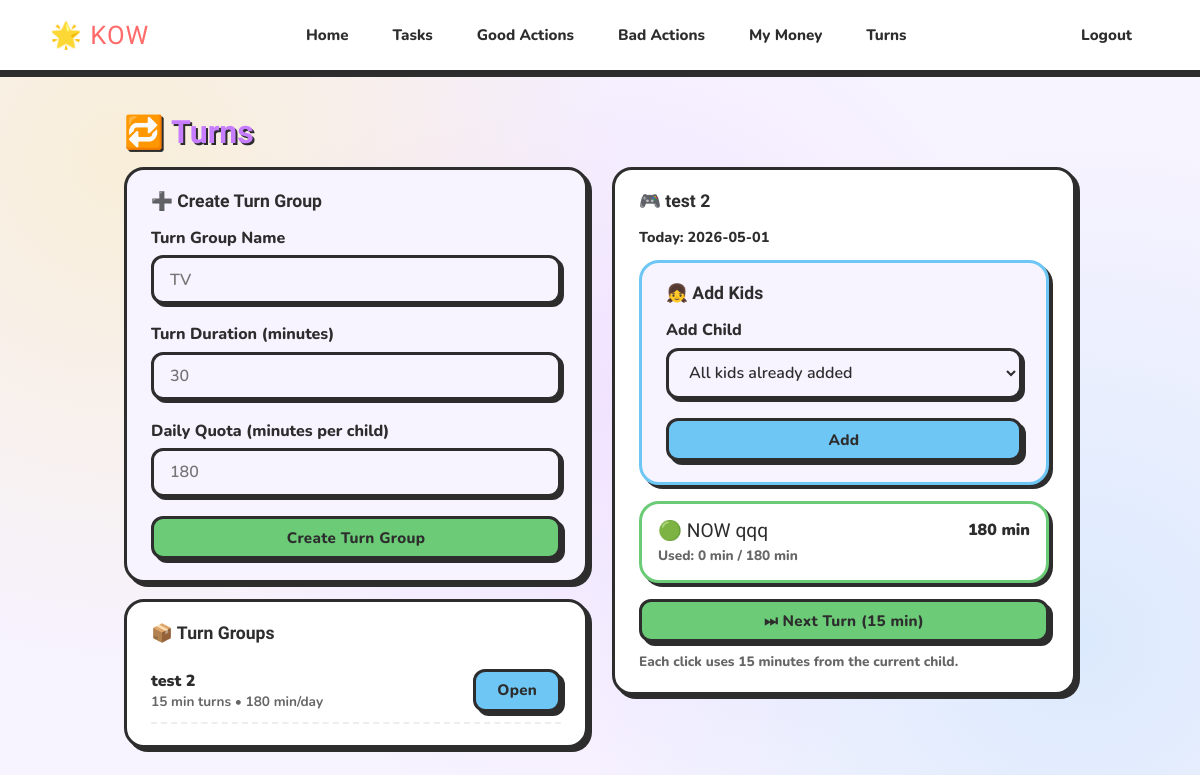
Screenshot of /turns?group_id=1 (signed in) with the database file from the repository.
### app/models.py (models this page shows, shortened)
class TurnGroup(db.Model):
    __tablename__ = 'turn_group'
    id = db.Column(db.Integer, primary_key=True)
    parent_id = db.Column(db.Integer, db.ForeignKey('user.id'), nullable=False)
    name = db.Column(db.String(80), nullable=False)
    turn_duration_min = db.Column(db.Integer, nullable=False, default=30)
    daily_quota_min = db.Column(db.Integer, nullable=False, default=180)
    created_at = db.Column(db.DateTime, nullable=False, default=datetime.utcnow)
    members = db.relationship('TurnGroupMember', backref='group', lazy=True,
                              cascade='all, delete-orphan')

class User(db.Model, UserMixin):
    __tablename__ = 'user'
    id = db.Column(db.Integer, primary_key=True)
    username = db.Column(db.String(20), unique=True, nullable=False)
    email = db.Column(db.String(120), unique=True, nullable=False)
    image_file = db.Column(db.String(20), nullable=False, default='default.jpg')
    password = db.Column(db.String(60), nullable=False)
    role = db.Column(db.String(10), nullable=False, default='child')  # 'parent' or 'child'
    parent_id = db.Column(db.Integer, db.ForeignKey('user.id'), nullable=True)
    points = db.Column(db.Integer, nullable=False, default=0)
    crosses = db.Column(db.Integer, nullable=False, default=0)
    tasks = db.relationship('Task', backref='user', lazy=True)

### app/routes.py (the view, shortened to what this page needs)
@app.route("/turns", methods=["GET", "POST"])
@login_required
def turns():
    if current_user.role != 'parent':
        flash('Parents only page.', 'danger')
        return redirect(url_for('home'))
    day = _turn_day_key()
    group_form = TurnGroupForm()
    groups = TurnGroup.query.filter_by(parent_id=current_user.id).order_by(TurnGroup.created_at.desc()).all()
    selected_group_id = request.args.get('group_id', type=int)
    selected_group = None
    add_member_form = None
    queue_data = None
    if selected_group_id:
        selected_group = TurnGroup.query.filter_by(id=selected_group_id, parent_id=current_user.id).first()
    if selected_group:
        add_member_form = TurnAddMemberForm()
        kids = User.query.filter_by(parent_id=current_user.id, role='child').order_by(User.username.asc()).all()
        existing = set(m.child_id for m in TurnGroupMember.query.filter_by(group_id=selected_group.id).all())
        choices = [(k.id, k.username) for k in kids if k.id not in existing]
        if not choices:
            choices = [(0, 'All kids already added')]
        add_member_form.child_id.choices = choices
        queue_data = _queue_for_group(selected_group, day)
    return render_template(
        'turns.html',
        groups=groups,
        selected_group=selected_group,
        group_form=group_form,
        add_member_form=add_member_form,
        queue_data=queue_data,
        day=day,
    )

### app/forms.py
class TurnGroupForm(FlaskForm):
    name = StringField('Turn Group Name', validators=[DataRequired(), Length(max=80)])
    turn_duration_min = IntegerField('Turn Duration (minutes)', validators=[DataRequired(), NumberRange(min=1, max=180)])
    daily_quota_min = IntegerField('Daily Quota (minutes per child)', validators=[DataRequired(), NumberRange(min=1, max=24*60)])
    submit = SubmitField('Create Turn Group')

class TurnAddMemberForm(FlaskForm):
    child_id = SelectField('Add Child', coerce=int, validators=[DataRequired()])
    submit = SubmitField('Add')

### app/models.py (called while the page is built)
@login_manager.user_loader
def load_user(user_id):
    return User.query.get(int(user_id))

### app/routes.py (called while the page is built, shortened)
def _turn_day_key():
    return date_type.today()

def _get_group_members(group: TurnGroup):
    members = (TurnGroupMember.query
               .filter_by(group_id=group.id)
               .order_by(TurnGroupMember.position.asc(), TurnGroupMember.id.asc())
               .all())
    return members

def _get_or_init_turn_state(group: TurnGroup, day: date_type):
    state = TurnDayState.query.filter_by(group_id=group.id, day=day).first()
    members = _get_group_members(group)
    return state

def _get_usage_minutes(group_id: int, child_id: int, day: date_type) -> int:
    usage = TurnDailyUsage.query.filter_by(group_id=group_id, child_id=child_id, day=day).first()
    return usage.used_min if usage else 0

def _eligible_member_ids(group: TurnGroup, day: date_type):
    members = _get_group_members(group)
    eligible = []
    for m in members:
        used = _get_usage_minutes(group.id, m.child_id, day)
        if used < group.daily_quota_min:
            eligible.append(m.child_id)
    return eligible

### app/templates/turns.html (shortened to what this page needs)
<!DOCTYPE html>
<html lang="en">
<head>
  <link rel="stylesheet" href="{{ url_for('static', filename='kids.css') }}">
</head>
<body>
  <header class="site-header">
    <nav>
      <a class="navbar-brand" href="{{ url_for('home') }}">🌟 KOW</a>
      <div class="navbar-nav mr-auto">
        <a class="nav-item" href="{{ url_for('home') }}">Home</a>
        <a class="nav-item" href="{{ url_for('taskList') }}">Tasks</a>
        <a class="nav-item" href="{{ url_for('goodactions') }}">Good Actions</a>
        <a class="nav-item" href="{{ url_for('badactions') }}">Bad Actions</a>
        <a class="nav-item" href="{{ url_for('money') }}">My Money</a>
        <a class="nav-item" href="{{ url_for('turns') }}">Turns</a>
      </div>
      <div class="navbar-nav">
        <a class="nav-item nav-link" href="{{ url_for('logout') }}">Logout</a>
      </div>
    </nav>
  </header>
  <main role="main" class="container">
    <h2>🔁 Turns</h2>
    <div class="two-col-layout">
      <div>
        <div class="section-card form-card">
          <h3 class="section-title">➕ Create Turn Group</h3>
          <form method="POST" action="{{ url_for('turns') }}">
            <div class="form-group">
              {{ group_form.name.label(class="form-control-label") }}
              {{ group_form.name(class="form-control", placeholder="TV", maxlength="80") }}
            </div>
            <div class="form-group">
              {{ group_form.turn_duration_min.label(class="form-control-label") }}
              {{ group_form.turn_duration_min(class="form-control", placeholder="30") }}
            </div>
            <div class="form-group">
              {{ group_form.daily_quota_min.label(class="form-control-label") }}
              {{ group_form.daily_quota_min(class="form-control", placeholder="180") }}
            </div>
            {{ group_form.submit(class="btn btn-success btn-block") }}
          </form>
        </div>
        <div class="section-card" style="margin-top:1rem;">
          <h3 class="section-title">📦 Turn Groups</h3>
          {% if groups %}
            {% for g in groups %}
              <div style="display:flex; justify-content:space-between; align-items:center; padding:0.6rem 0; border-bottom:2px dashed #eee;">
                <div>
                  <div style="font-weight:900;">{{ g.name }}</div>
                  <div style="font-size:0.85rem; font-weight:700; color:#666;">{{ g.turn_duration_min }} min turns • {{ g.daily_quota_min }} min/day</div>
                </div>
                <a class="btn btn-primary" href="{{ url_for('turns', group_id=g.id) }}">Open</a>
              </div>
            {% endfor %}
          {% else %}
            <p class="empty-msg">No turn groups yet.</p>
          {% endif %}
        </div>
      </div>
      <div>
        {% if selected_group %}
          <div class="section-card">
            <h3 class="section-title">🎮 {{ selected_group.name }}</h3>
            <div style="font-size:0.9rem; font-weight:800; margin-bottom:0.8rem;">
              Today: {{ day.strftime('%Y-%m-%d') }}
            </div>
            <div class="section-card form-card" style="margin-bottom:1rem; border-color: var(--sky);">
              <h3 class="section-title">👧 Add Kids</h3>
              <form method="POST" action="{{ url_for('turns_add_member', group_id=selected_group.id) }}">
                <div class="form-group">
                  {{ add_member_form.child_id.label(class="form-control-label") }}
                  {{ add_member_form.child_id(class="form-control") }}
                </div>
                {{ add_member_form.submit(class="btn btn-primary btn-block") }}
              </form>
            </div>
            {% if queue_data and queue_data.queue %}
              {% set now_id = queue_data.now.id if queue_data.now else None %}
              {% set next_id = queue_data.next.id if queue_data.next else None %}
              <div style="display:grid; gap:0.8rem;">
                {% for item in queue_data.queue %}
                  {% set c = item.child %}
                  {% set is_now = (c.id == now_id) %}
                  {% set is_next = (c.id == next_id) %}
                  <div class="turn-card" style="border-color: {{ 'var(--grass)' if is_now else ('var(--sun)' if is_next else 'var(--ink)') }};">
                    <div style="display:flex; justify-content:space-between; align-items:center;">
                      <div style="font-family:'Fredoka One', cursive; font-size:1.2rem;">
                        {% if is_now %}🟢 NOW{% elif is_next %}🟡 NEXT{% else %}⚪{% endif %}
                        {{ c.username }}
                      </div>
                      <div style="font-weight:900;">
                        {{ item.remaining_min }} min
                      </div>
                    </div>
                    <div style="font-size:0.85rem; font-weight:800; color:#666; margin-top:0.3rem;">
                      Used: {{ item.used_min }} min / {{ selected_group.daily_quota_min }} min
                    </div>
                  </div>
                {% endfor %}
              </div>
              <form method="POST" action="{{ url_for('turns_next', group_id=selected_group.id) }}" style="margin-top:1rem;">
                <button class="btn btn-success btn-block" type="submit">⏭ Next Turn ({{ selected_group.turn_duration_min }} min)</button>
              </form>
              <div style="margin-top:0.6rem; font-size:0.85rem; font-weight:800; color:#666;">
                Each click uses {{ selected_group.turn_duration_min }} minutes from the current child.
              </div>
            {% else %}
              <p class="empty-msg">Add kids to start the queue.</p>
            {% endif %}
          </div>
        {% else %}
          <div class="section-card">
            <h3 class="section-title">⬅ Pick a Group</h3>
            <p class="empty-msg">Create a group (TV, PlayStation, Front Seat), then open it.</p>
          </div>
        {% endif %}
      </div>
    </div>
  </main>
</body>
</html>

### app/static/kids.css (style rules this page uses)
:root { --sky: #6EC6F5; --sun: #FFD93D; --grass: #6BCB77; --coral: #FF6B6B; --lavender: #C77DFF; --peach: #FFB347; --mint: #A8EDEA; --cloud: #FFFFFF; --ink: #2D2D2D; --soft: #F7F3FF; --shadow: 4px 4px 0px #2D2D2D; --shadow-lg: 6px 6px 0px #2D2D2D; --border: 3px solid #2D2D2D; --radius: 20px; --radius-sm: 12px; }
* { box-sizing: border-box; margin: 0; padding: 0; }
body { font-family: 'Nunito', sans-serif; background-color: var(--soft); background-image: radial-gradient(circle at 10% 20%, #FFD93D33 0%, transparent 40%), radial-gradient(circle at 90% 80%, #6EC6F533 0%, transparent 40%), radial-gradient(circle at 50% 50%, #C77DFF22 0%, transparent 60%); color: var(--ink); min-height: 100vh; }
.site-header { background: var(--cloud); border-bottom: var(--border); box-shadow: 0 4px 0 #2D2D2D; padding: 0 2rem; position: sticky; top: 0; z-index: 100; }
.site-header nav { display: flex; align-items: center; justify-content: space-between; max-width: 1100px; margin: 0 auto; height: 70px; }
.navbar-brand { font-family: 'Fredoka One', cursive; font-size: 1.6rem; color: var(--coral); text-decoration: none; letter-spacing: 1px; }
.navbar-nav { display: flex; align-items: center; gap: 0.5rem; }
.nav-item, .nav-link { font-family: 'Nunito', sans-serif; font-weight: 800; font-size: 0.95rem; text-decoration: none; color: var(--ink); padding: 0.4rem 1rem; border-radius: var(--radius-sm); border: 2.5px solid transparent; transition: all 0.15s ease; }
.container { max-width: 1000px; margin: 2.5rem auto; padding: 0 1.5rem; }
h2 { font-family: 'Fredoka One', cursive; font-size: 2rem; color: var(--lavender); text-shadow: 2px 2px 0 var(--ink); margin-bottom: 1rem; }
.btn { display: inline-block; font-family: 'Nunito', sans-serif; font-weight: 800; font-size: 0.95rem; padding: 0.55rem 1.3rem; border-radius: var(--radius-sm); border: var(--border); cursor: pointer; text-decoration: none; box-shadow: var(--shadow); transition: all 0.12s ease; letter-spacing: 0.3px; }
.btn-primary { background: var(--sky); color: var(--ink); }
.btn-success { background: var(--grass); color: var(--ink); }
.btn-block { display: block; width: 100%; text-align: center; }
.form-group { margin-bottom: 1.2rem; }
.form-control-label { display: block; font-weight: 800; margin-bottom: 0.4rem; color: var(--ink); }
.form-control { width: 100%; padding: 0.65rem 1rem; border: var(--border); border-radius: var(--radius-sm); font-family: 'Nunito', sans-serif; font-size: 1rem; font-weight: 600; background: var(--soft); color: var(--ink); box-shadow: 3px 3px 0 #2D2D2D; outline: none; transition: box-shadow 0.15s ease; }
.turn-card { background: var(--cloud); border: var(--border); border-radius: var(--radius); padding: 0.9rem 1rem; box-shadow: var(--shadow); }
.two-col-layout { display: grid; grid-template-columns: 1fr 1fr; gap: 1.5rem; align-items: start; }
.section-card { background: var(--cloud); border: var(--border); border-radius: var(--radius); padding: 1.3rem 1.5rem; box-shadow: var(--shadow); }
.form-card { background: #F7F3FF; }
.section-title { font-family: 'Fredoka One', cursive; font-size: 1.1rem; margin-bottom: 1rem; color: var(--ink); }

### rows the page displays
TurnGroup: name "test 2", turn_duration_min "15", daily_quota_min "180", daily_quota_min "180"
User: username "qqq"

### other values shown
{{ group_form.name.label(class="form-control-label") }} "Turn Group Name"
{{ group_form.turn_duration_min.label(class="form-control-label") }} "Turn Duration (minutes)"
{{ group_form.daily_quota_min.label(class="form-control-label") }} "Daily Quota (minutes per child)"
{{ day.strftime('%Y-%m-%d') }} "2026-05-01"
{{ add_member_form.child_id.label(class="form-control-label") }} "Add Child"
{{ item.remaining_min }} "180"
{{ item.used_min }} "0"
